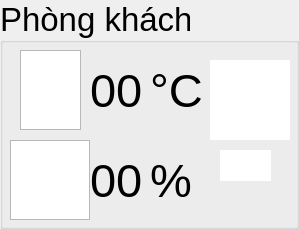
            <widget class="QGroupBox" name="groupBox">
             <property name="font">
              <font>
               <pointsize>25</pointsize>
              </font>
             </property>
             <property name="styleSheet">
              <string notr="true">QGroupBox#groupBox { border: 3px solid black; }
</string>
             </property>
             <property name="title">
              <string>Phòng khách</string>
             </property>
             <widget class="QGraphicsView" name="graphicsView_33">
              <property name="geometry">
               <rect>
                <x>10</x>
                <y>140</y>
                <width>80</width>
                <height>80</height>
               </rect>
              </property>
              <property name="styleSheet">
               <string notr="true">border-image: url(:/background/icon/thermometer.png);</string>
              </property>
             </widget>
             <widget class="QGraphicsView" name="graphicsView_34">
              <property name="geometry">
               <rect>
                <x>20</x>
                <y>50</y>
                <width>61</width>
                <height>80</height>
               </rect>
              </property>
              <property name="styleSheet">
               <string notr="true">border-image: url(:/background/icon/humidity.png);</string>
              </property>
             </widget>
             <widget class="QLabel" name="lb_da_pk">
              <property name="geometry">
               <rect>
                <x>90</x>
                <y>50</y>
                <width>121</width>
                <height>80</height>
               </rect>
              </property>
              <property name="font">
               <font>
                <pointsize>35</pointsize>
               </font>
              </property>
              <property name="text">
               <string>00</string>
              </property>
             </widget>
             <widget class="QLabel" name="lb_nd_pk">
              <property name="geometry">
               <rect>
                <x>90</x>
                <y>140</y>
                <width>111</width>
                <height>80</height>
               </rect>
              </property>
              <property name="font">
               <font>
                <pointsize>35</pointsize>
               </font>
              </property>
              <property name="text">
               <string>00</string>
              </property>
             </widget>
             <widget class="QPushButton" name="sw_d_pk">
              <property name="geometry">
               <rect>
                <x>220</x>
                <y>150</y>
                <width>51</width>
                <height>31</height>
               </rect>
              </property>
              <property name="styleSheet">
               <string notr="true">background-color: rgb(255, 255, 255);
border:transparent;</string>
              </property>
              <property name="text">
               <string/>
              </property>
              <property name="icon">
               <iconset resource="rc.qrc">
                <normaloff>:/background/icon/swh_off.png</normaloff>:/background/icon/swh_off.png</iconset>
              </property>
              <property name="iconSize">
               <size>
                <width>51</width>
                <height>31</height>
               </size>
              </property>
              <property name="shortcut">
               <string>7</string>
              </property>
             </widget>
             <widget class="QLabel" name="img_d_pk">
              <property name="geometry">
               <rect>
                <x>210</x>
                <y>60</y>
                <width>80</width>
                <height>80</height>
               </rect>
              </property>
              <property name="styleSheet">
               <string notr="true">background-color: rgb(255, 255, 255);</string>
              </property>
              <property name="text">
               <string/>
              </property>
              <property name="pixmap">
               <pixmap resource="rc.qrc">:/background/icon/lamp_off.png</pixmap>
              </property>
              <property name="scaledContents">
               <bool>true</bool>
              </property>
             </widget>
             <widget class="QLabel" name="label_3">
              <property name="geometry">
               <rect>
                <x>150</x>
                <y>60</y>
                <width>121</width>
                <height>61</height>
               </rect>
              </property>
              <property name="font">
               <font>
                <pointsize>35</pointsize>
               </font>
              </property>
              <property name="text">
               <string>°C</string>
              </property>
             </widget>
             <widget class="QLabel" name="label_4">
              <property name="geometry">
               <rect>
                <x>150</x>
                <y>150</y>
                <width>111</width>
                <height>61</height>
               </rect>
              </property>
              <property name="font">
               <font>
                <pointsize>35</pointsize>
               </font>
              </property>
              <property name="text">
               <string>%</string>
              </property>
             </widget>
            </widget>
